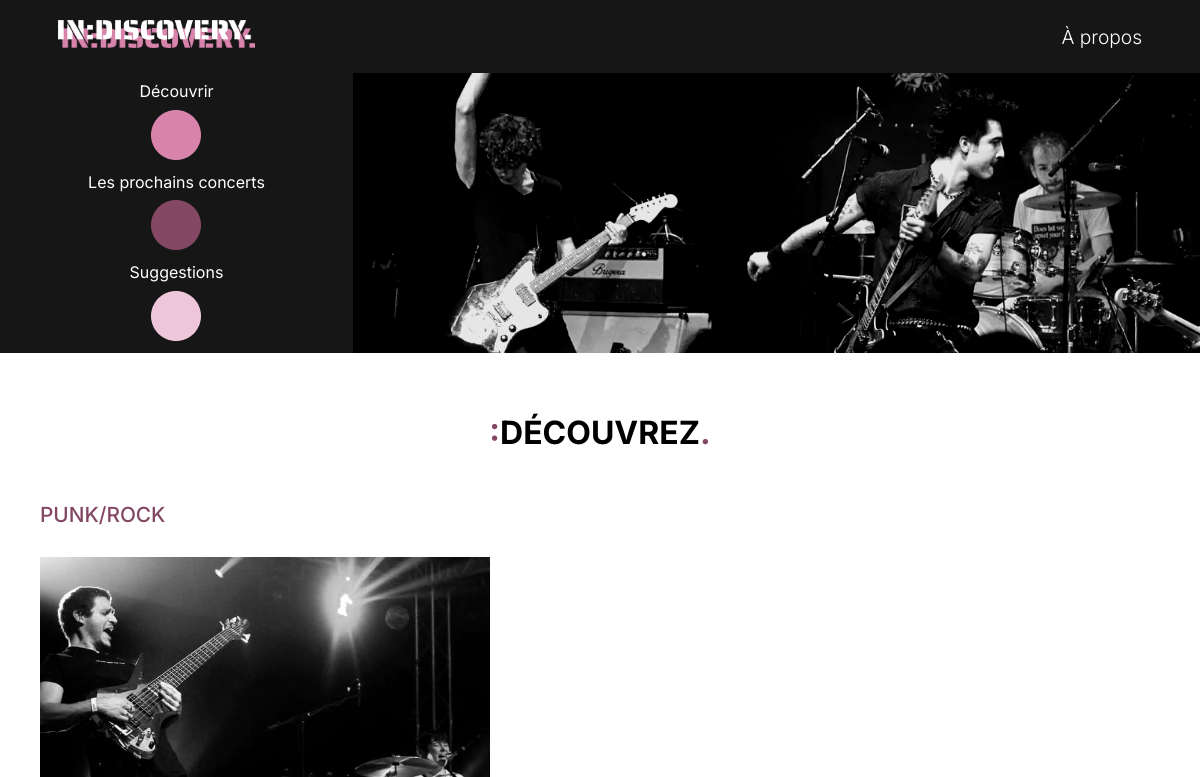
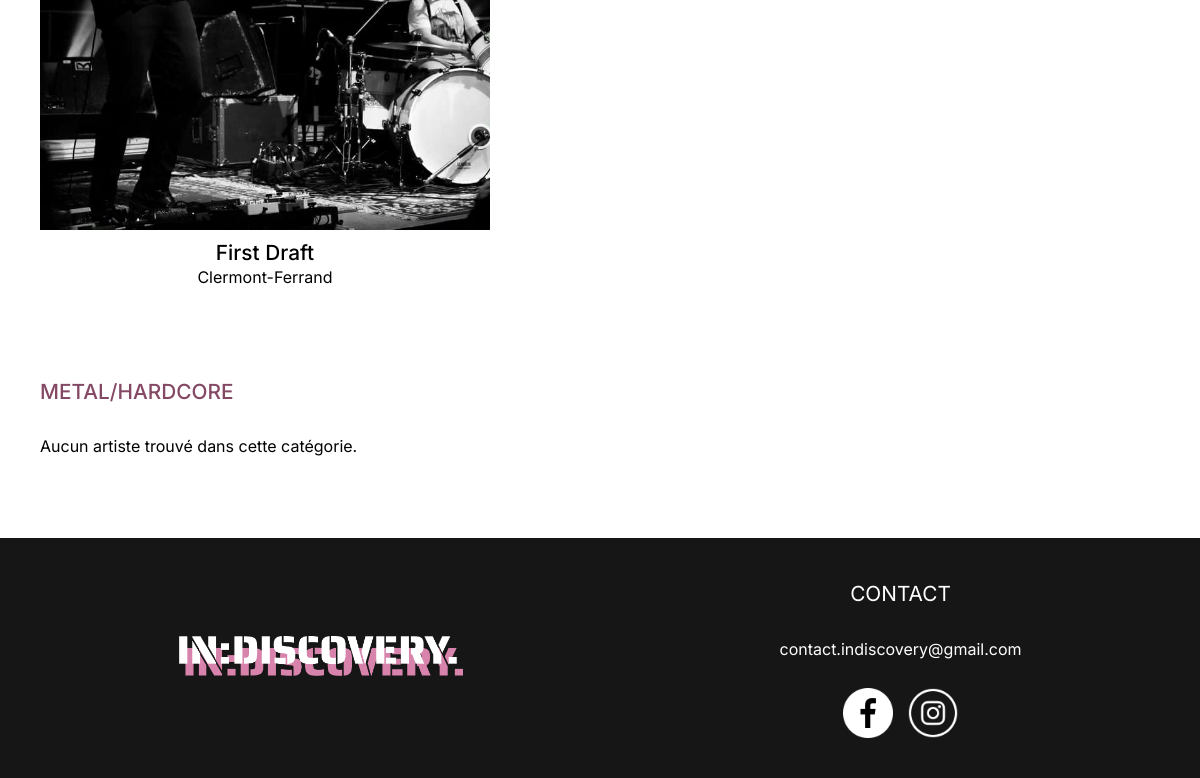
The page /php/decouvrez.php on the database as committed earlier (2 pictures, top to bottom).
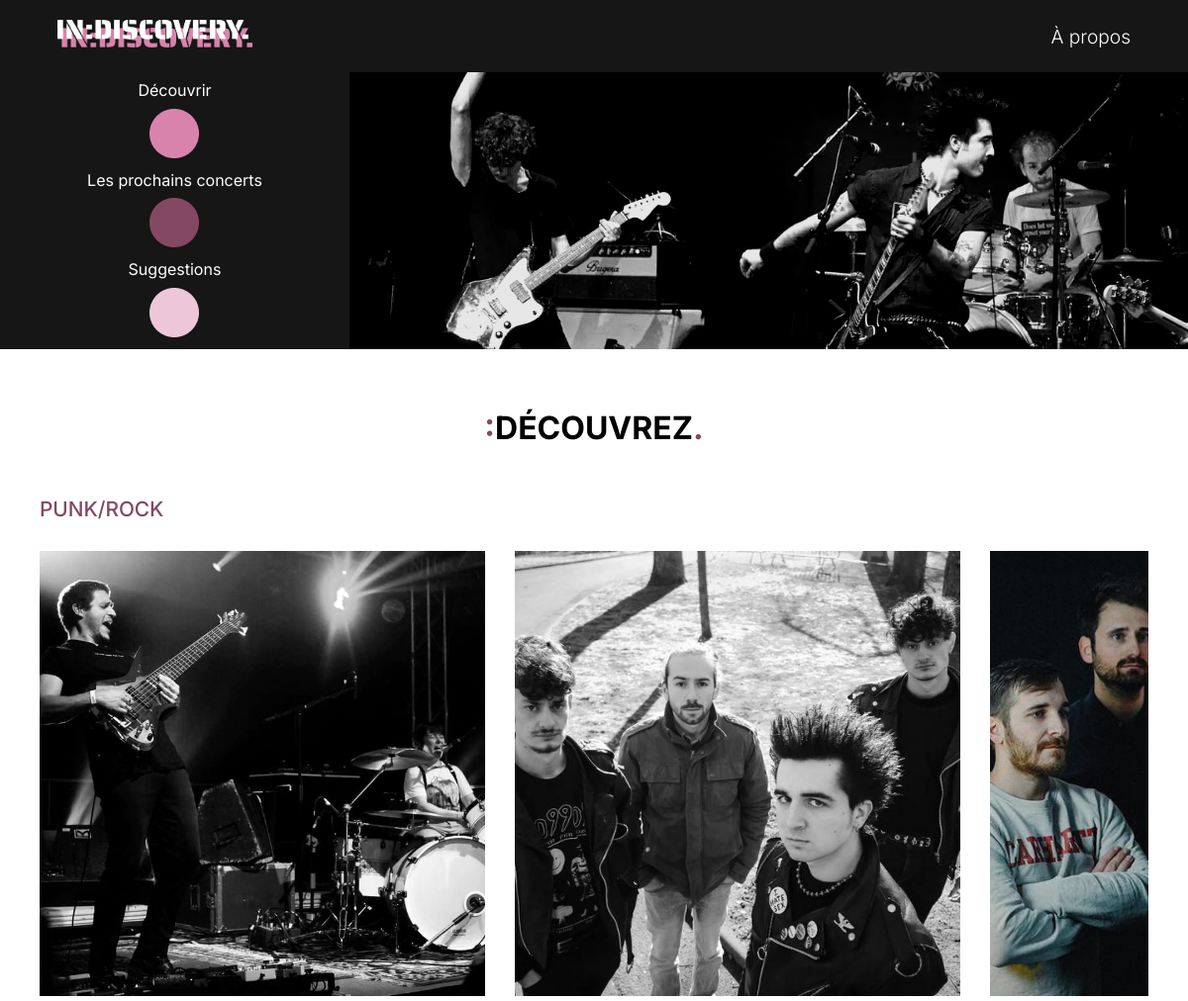
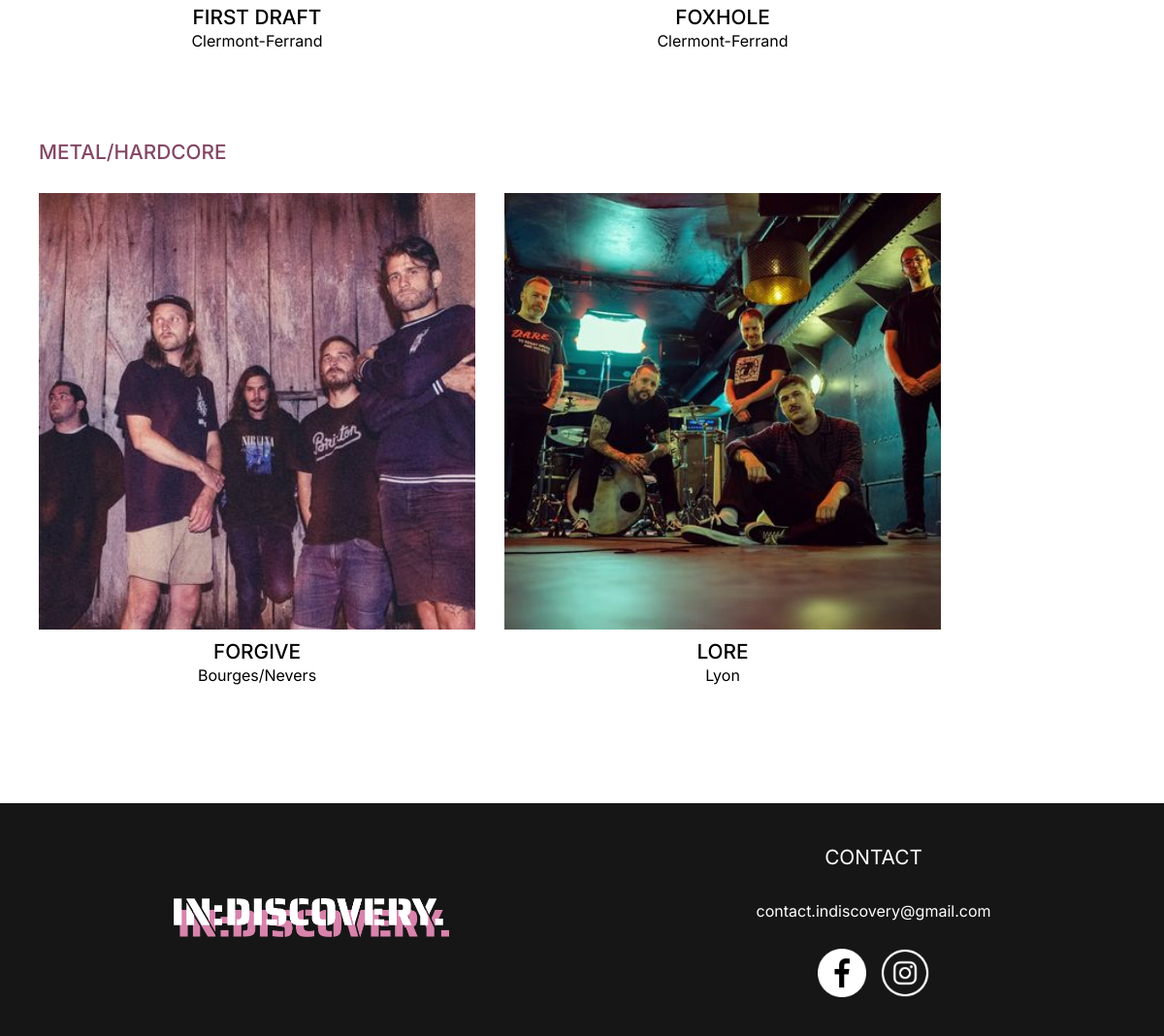
The same page on the database as committed later (2 pictures, top to bottom).
### tables this page shows
CREATE TABLE `artistes` (
  `id_artiste` int NOT NULL,
  `nom` varchar(255) NOT NULL,
  `id_genre` int NOT NULL,
  `location` varchar(255) NOT NULL,
  `description` text NOT NULL,
  `photo` varchar(255) NOT NULL,
  `reseaux_sociaux` text NOT NULL,
  `decouverte` tinyint(1) NOT NULL,
  `cdc` tinyint(1) NOT NULL
);

### php/decouvrez.php (the view, shortened to what this page needs)
<?php
require_once 'connect.php';
$sql = "
SELECT
    a.id_artiste,
    a.nom,
    a.location,
    a.description,
    a.photo,
    a.reseaux_sociaux,
    g.categorie,
    g.genre
FROM
    artistes a
JOIN
    genres g ON a.id_genre = g.id_genre
WHERE
    g.categorie IN ('punk/rock', 'metal/hardcore')
ORDER BY
    g.categorie;
";
try {
    $stmt = $db->prepare($sql);
    $stmt->execute();
    $punkRockArtists = [];
    $metalHardcoreArtists = [];
    while ($row = $stmt->fetch(PDO::FETCH_ASSOC)) {
        if ($row['categorie'] === 'punk/rock') {
            $punkRockArtists[] = $row;
        } elseif ($row['categorie'] === 'metal/hardcore') {
            $metalHardcoreArtists[] = $row;
        }
    }
} catch (PDOException $e) {
    echo "Erreur lors de l'exécution de la requête : " . $e->getMessage();
    exit;
}
?>
<!DOCTYPE html>
<html lang="fr">
<head>
    <link rel="stylesheet" href="index.css">
    <link rel="stylesheet" href="decouvrez.css">
</head>
<body>
<header>
        <div class="navbar">
            <nav class="nav-links">
                <div class="logo"><a href="index.php"><img src="Images/logodiscovery.png" alt="Logo IN:DISCOVERY."></a></div>
                <a href="a-propos.php" id="nav-item">À propos</a>
            </nav>
        </div>
        <div class="side-menu">
            <div class="container-menu">
            <div class="menu-dots">
                <span class="dot-menu-item item1">Découvrir</span>
                    <a href="decouvrez.php" class="dot dot1"><img src="images/icones/dot1.png" alt="Dot 1"></a>
                <span class="dot-menu-item item2">Les prochains concerts</span>
                    <a href="concerts.php" class="dot dot2"><img src="images/icones/dot2.png" alt="Dot 2"></a>
                <span class="dot-menu-item item3">Suggestions</span>
                    <a href="formulaire.php" class="dot dot3"><img src="images/icones/dot3.png" alt="Dot 3"></a>
            </div>
            </div>
            <div class="img-deco">
                <img src="images/artistes/foxholecarousel.jpeg" class="carousel-slide">
            </div>
        </div>
    </header>
<main id="main-decouvrez">
<h2><span>:</span>DÉCOUVREZ<span>.</span></h2>
<section class="category-container1">
    <article><h3 id="category-title">PUNK/ROCK</h3>
    <figure class="artistes-list">
        <?php if (!empty($punkRockArtists)): ?>
            <?php foreach ($punkRockArtists as $artist): ?>
                <div class="artiste">
                    <div class="artiste-img">
                    <a href="artistes.php?id=<?php echo htmlspecialchars($artist['id_artiste']); ?>">
                        <img src="../images/artistes/<?php echo htmlspecialchars($artist["photo"]); ?>" alt="<?php echo htmlspecialchars($artist["nom"]); ?>">
                    </a>
                    </div>
                    <div class="caption1">
                        <h3 id="artistes"><?php echo htmlspecialchars($artist["nom"]); ?></h3>
                        <p><?php echo htmlspecialchars($artist["location"]); ?></p>
                    </div>
                </div>
            <?php endforeach; ?>
        <?php else: ?>
            <p>Aucun artiste trouvé dans cette catégorie.</p>
        <?php endif; ?>
    </figure>
    </article>
</section>
<section class="category-container2">
    <article><h3 id="category-title">METAL/HARDCORE</h3>
    <figure class="artistes-list">
        <?php if (!empty($metalHardcoreArtists)): ?>
            <?php foreach ($metalHardcoreArtists as $artist): ?>
                <div class="artiste">
                    <div class="artiste-img">
                    <a href="artistes.php?id=<?php echo htmlspecialchars($artist['id_artiste']); ?>">
                    <img src="../images/artistes/<?php echo htmlspecialchars($artist["photo"]); ?>" alt="<?php echo htmlspecialchars($artist["nom"]); ?>">
                    </a>
                    </div>
                    <div class="caption2">
                    <h3 id="artistes"><?php echo htmlspecialchars($artist["nom"]); ?></h3>
                    <p><?php echo htmlspecialchars($artist["location"]); ?></p>
                    </div>
                </div>
            <?php endforeach; ?>
        <?php else: ?>
            <p>Aucun artiste trouvé dans cette catégorie.</p>
        <?php endif; ?>
    </figure>
    </article>
</section>
</main>
<footer>
    <div class="section-logo">
        <img src="images/logodiscovery.png" alt="Logo IN:DISCOVERY.">
    </div>
        <div class="section-contact">
            <p id="titre-contact">CONTACT</p>
            <p id="mail">contact.indiscovery@gmail.com</p>
            <div class="logos">
                <img src="images/icones/facebook.png" id="logo-fb">
                <img src="images/icones/Instagram_logo.png">
            </div>
        </div>
</footer>
</body>
</html>

Rows that differ between the two databases and show on the page:
changed artistes: nom "First Draft" → "FIRST DRAFT"
added artistes: photo (picture), nom "FOXHOLE", location "Clermont-Ferrand", shown under "PUNK/ROCK"
added artistes: photo (picture), shown under "PUNK/ROCK"
added artistes: photo (picture), nom "FORGIVE", location "Bourges/Nevers", shown under "METAL/HARDCORE"
added artistes: photo (picture), nom "LORE", location "Lyon", shown under "METAL/HARDCORE"
Other text that changed with them:
text no longer shown: "Aucun artiste trouvé dans cette catégorie."
